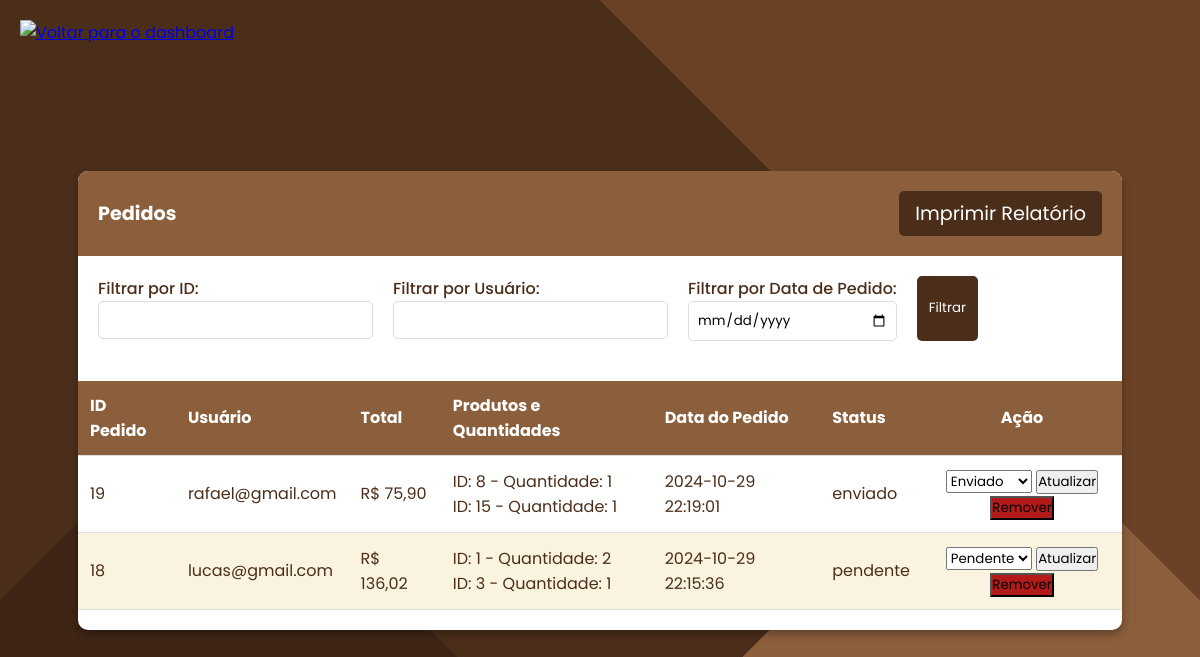
The app's page /pedidos.php (signed in) with its own data.
### tables this page shows
CREATE TABLE `pedidos` (
  `id` int(11) NOT NULL,
  `produto_id` int(11) DEFAULT NULL,
  `status` enum('pendente','enviado','entregue') DEFAULT 'pendente',
  `data_pedido` timestamp NOT NULL DEFAULT current_timestamp(),
  `usuario` varchar(255) NOT NULL,
  `total` decimal(10,2) NOT NULL,
  `produtos` text NOT NULL
);

### pedidos.php (the view, shortened to what this page needs)
<?php
include "conexao.php";
$sql = "SELECT pedidos.id AS pedido_id, pedidos.usuario, pedidos.total, pedidos.produtos,
        pedidos.status, pedidos.data_pedido
        FROM pedidos
        WHERE 1=1";
$sql .= " ORDER BY pedidos.data_pedido DESC";
$result = $conexao->query($sql);
?>
<!DOCTYPE html>
<html lang="pt-br">
<head>
</head>
<body>
    <div class="back-button">
        <a href="dashboard.php" title="Voltar para a página dashboard">
            <img src="https://cdn-icons-png.flaticon.com/512/66/66822.png" alt="Voltar para o dashboard">
        </a>
    </div>
    <div class="container">
        <div class="header">
            <span>Pedidos</span>
            <button onclick="window.print()" id="print-button">Imprimir Relatório</button>
        </div>
        <form method="GET" class="filter-form">
            <label for="filtro_id">
                Filtrar por ID:
                <input type="number" id="filtro_id" name="filtro_id">
            </label>
            <label for="filtro_usuario">
                Filtrar por Usuário:
                <input type="text" id="filtro_usuario" name="filtro_usuario">
            </label>
            <label for="filtro_data">
                Filtrar por Data de Pedido:
                <input type="date" id="filtro_data" name="filtro_data">
            </label>
            <button type="submit">Filtrar</button>
        </form>
        <div class="divTable">
            <table>
                <thead>
                    <tr>
                        <th>ID Pedido</th>
                        <th>Usuário</th>
                        <th>Total</th>
                        <th>Produtos e Quantidades</th>
                        <th>Data do Pedido</th>
                        <th>Status</th>
                        <th class="acao">Ação</th>
                    </tr>
                </thead>
                <tbody>
                    <?php while ($row = $result->fetch_assoc()): ?>
                        <tr>
                            <td><?php echo $row['pedido_id']; ?></td>
                            <td><?php echo htmlspecialchars($row['usuario']); ?></td>
                            <td>R$ <?php echo number_format($row['total'], 2, ',', '.'); ?></td>
                            <td class="produtos">
                                <?php
                                $produtos = json_decode($row['produtos'], true);
                                if ($produtos) {
                                    foreach ($produtos as $produto_id => $quantidade) {
                                        echo "ID: $produto_id - Quantidade: $quantidade<br>";
                                    }
                                } else {
                                    echo "Nenhum produto encontrado";
                                }
                                ?>
                            </td>
                            <td><?php echo $row['data_pedido']; ?></td>
                            <td><?php echo $row['status']; ?></td>
                            <td class="acao">
                                <form method="POST" style="display: inline;">
                                    <select name="status">
                                        <option value="pendente" <?php if ($row['status'] === 'pendente') echo 'selected'; ?>>Pendente</option>
                                        <option value="enviado" <?php if ($row['status'] === 'enviado') echo 'selected'; ?>>Enviado</option>
                                    </select>
                                    <button type="submit">Atualizar</button>
                                </form>
                                <form method="POST" style="display: inline;">
                                    <button type="submit" class="btn-danger">Remover</button>
                                </form>
                            </td>
                        </tr>
                    <?php endwhile; ?>
                </tbody>
            </table>
        </div>
    </div>
</body>
</html>

### pedidos.php (style rules this page uses)
* { margin: 0; padding: 0; box-sizing: border-box; font-family: 'Poppins', sans-serif; }
body { display: flex; align-items: center; justify-content: center; background: linear-gradient(135deg, #4B2E1A 30%, transparent 30%), linear-gradient(45deg, #3E2516 30%, transparent 30%), linear-gradient(225deg, #6B4226 30%, transparent 30%), linear-gradient(315deg, #8B5E3C 30%, transparent 30%); background-size: 100% 100%; background-color: #4B2E1A; height: 100vh; padding: 20px; }
.container { width: 90%; max-width: 1200px; background: white; border-radius: 10px; overflow: hidden; box-shadow: 0 4px 8px rgba(0, 0, 0, 0.3); }
.header { display: flex; align-items: center; justify-content: space-between; padding: 20px; background-color: #8B5E3C; color: white; font-weight: bold; font-size: 1.2em; }
#print-button { padding: 8px 16px; font-size: 1em; color: white; background-color: #4B2E1A; border: none; border-radius: 5px; cursor: pointer; transition: background-color 0.3s; }
.filter-form { display: flex; gap: 20px; padding: 20px; }
.filter-form label { display: flex; flex-direction: column; font-weight: 500; color: #4B2E1A; }
.filter-form input { padding: 8px; border: 1px solid #ddd; border-radius: 5px; }
.filter-form button { padding: 8px 12px; background-color: #4B2E1A; color: white; border: none; border-radius: 5px; cursor: pointer; transition: background-color 0.3s; }
.divTable { overflow-x: auto; }
table { width: 100%; border-collapse: collapse; margin: 20px 0; }
th, td { padding: 12px; text-align: left; border-bottom: 1px solid #ddd; color: #4B2E1A; }
th { background-color: #8B5E3C; color: white; }
tbody tr:nth-child(even) { background-color: #FAF3E0; }
.acao { text-align: center; width: 200px; }
.acao .btn-danger { background-color: #b31a1a; }
.back-button { position: absolute; top: 20px; left: 20px; }
.back-button img { width: 32px; height: 32px; }

### records on screen
pedidos: id "19", usuario "rafael@gmail.com", total "75,90", produto_id "8", produtos "1", produto_id "15", data_pedido "2024-10-29 22:19:01", status "enviado", status "Enviado"
pedidos: id "18", usuario "lucas@gmail.com", total "136,02", produto_id "1", produtos "2", produto_id "3", produtos "1", data_pedido "2024-10-29 22:15:36", status "pendente", status "Pendente"
